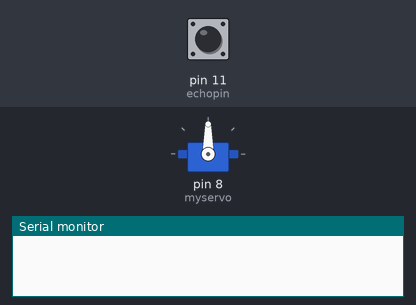
A sketch run on a simulated Arduino Uno, built with avr-gcc and run on an emulated ATmega328P. Shown: servo, the last lines printed to the serial monitor. The test bench sets the inputs (shaded band); at power-on: pin 11 (echopin) LOW.

Above: at 1.8 s.
1.9 s: pin 11 (echopin) pulsed HIGH 5 times (0.12 s each, 0.3 s apart)
At 3.9 s:
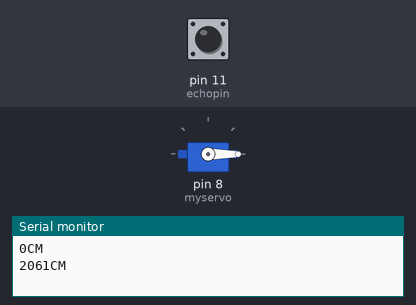
Timing chart, 0 to 6.8 s (numbered marks = the images above; inputs shaded):
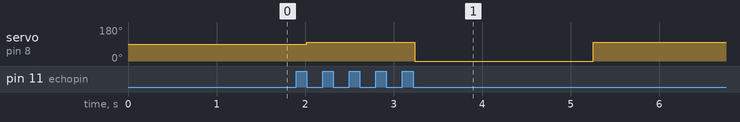

The sketch:

smart_dustpin.ino
```cpp
#include <Servo.h>


int trigpin=12;
int echopin=11;
Servo myservo;
int pos = 0;

void setup() {
  // put your setup code here, to run once:
myservo.attach(8);
Serial.begin(9600);
  pinMode(trigpin,OUTPUT);
  pinMode(echopin,INPUT);

}

void loop() {
  // put your main code here, to run repeatedly:
long duration,distance;
  digitalWrite(trigpin,HIGH);
  delay(1000);
  digitalWrite(trigpin,LOW);
  duration=pulseIn(echopin,HIGH);
  distance=(duration/2)/29.1;
  Serial.print(distance);
  Serial.println("CM");
  delay(10);

  if((distance<=50))
  {
    for (pos = 0; pos <= 100; pos += 1)
    myservo.write(pos);
  }
  else
  {
    for (pos = 100; pos >= 0; pos -= 1)  // goes from 180 degrees to 0 degrees
    myservo.write(pos);
    }
  }
```
